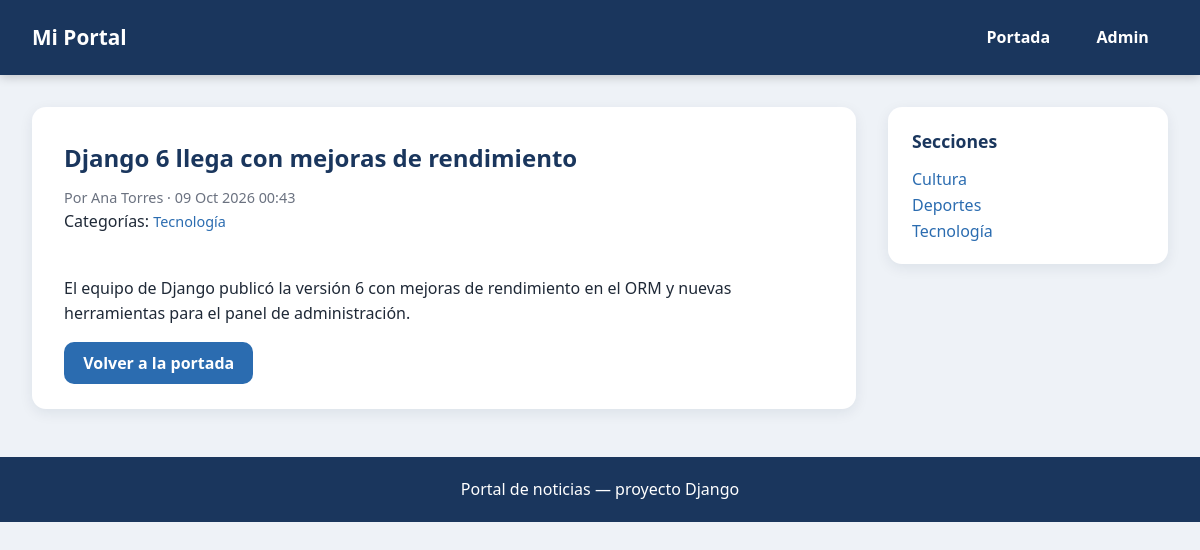
Page /news/article/1/ on the committed database.
### news/models.py (models this page shows, shortened)
class Article(models.Model):
    title = models.CharField(max_length=200)
    slug = models.SlugField(max_length=200, unique=True)
    summary = models.TextField(help_text='Short excerpt shown on cards.')
    body = models.TextField()
    featured_image = models.ImageField(upload_to='articles/', null=True, blank=True)
    published_date = models.DateTimeField(default=timezone.now)
    is_published = models.BooleanField(default=True)
    author = models.ForeignKey(
        Author,
        on_delete=models.SET_NULL,
        null=True,
        blank=True,
        related_name='articles',
    )
    categories = models.ManyToManyField(Category, related_name='articles', blank=True)
    created_at = models.DateTimeField(auto_now_add=True)
    updated_at = models.DateTimeField(auto_now=True)
    class Meta:
        ordering = ['-published_date']
        verbose_name = 'article'
        verbose_name_plural = 'articles'

class Author(models.Model):
    first_name = models.CharField(max_length=100)
    last_name = models.CharField(max_length=100)
    email = models.EmailField(unique=True)
    bio = models.TextField(blank=True)
    photo = models.ImageField(upload_to='authors/', null=True, blank=True)
    class Meta:
        ordering = ['last_name', 'first_name']
        verbose_name = 'author'
        verbose_name_plural = 'authors'
    def __str__(self):
        return f'{self.first_name} {self.last_name}'

class Category(models.Model):
    name = models.CharField(max_length=100, unique=True)
    slug = models.SlugField(max_length=100, unique=True)
    description = models.TextField(blank=True)
    class Meta:
        ordering = ['name']
        verbose_name = 'category'
        verbose_name_plural = 'categories'

### news/views.py (the view)
# urls.py: path('article/<int:pk>/', views.article_detail, name='article-detail'),
def article_detail(request, pk):
    article = get_object_or_404(
        Article.objects.select_related('author').prefetch_related('categories'),
        pk=pk,
        is_published=True,
    )
    return render(request, 'news/article_detail.html', {
        'article': article,
        'categories': _sidebar_categories(),
    })

### news/views.py (called while the page is built)
def _sidebar_categories():
    return Category.objects.all()

### news/templates/news/article_detail.html (shortened to what this page needs)
{% extends "news/base.html" %}
{% block content %}
<article class="news-detail">
    <h1>{{ article.title }}</h1>
    <p class="news-card-meta">
        {% if article.author %}Por {{ article.author }} · {% endif %}{{ article.published_date|date:"d M Y H:i" }}
    </p>
    <p class="news-card-tags">
        Categorías:
        {% for category in article.categories.all %}
        <a href="{% url 'news:category-list' category.pk %}">{{ category.name }}</a>{% if not forloop.last %}, {% endif %}
        {% empty %}
        Sin categoría.
        {% endfor %}
    </p>
    <div class="news-detail-body">
        {{ article.body }}
    </div>
    <p><a class="news-btn" href="{% url 'news:frontpage' %}">Volver a la portada</a></p>
</article>
{% endblock %}

### news/templates/news/base.html (shortened to what this page needs)
{% load static %}
<!DOCTYPE html>
<html lang="es">
<head>
    <link rel="stylesheet" href="{% static 'news/css/portal.css' %}">
</head>
<body>
    <header class="portal-header">
        <div class="portal-container portal-header-inner">
            <a class="portal-logo" href="{% url 'news:frontpage' %}">Mi Portal</a>
            <nav class="portal-nav">
                <a href="{% url 'news:frontpage' %}">Portada</a>
                <a href="/admin/">Admin</a>
            </nav>
        </div>
    </header>
    <div class="portal-container portal-layout">
        <main class="portal-main">
            {% block content %}{% endblock %}
        </main>
        <aside class="portal-sidebar">
            {% block sidebar %}
            <section class="sidebar-box">
                <h2>Secciones</h2>
                <ul>
                    {% for category in categories %}
                    <li><a href="{% url 'news:category-list' category.pk %}">{{ category.name }}</a></li>
                    {% empty %}
                    <li>Sin secciones.</li>
                    {% endfor %}
                </ul>
            </section>
            {% endblock %}
        </aside>
    </div>
    <footer class="portal-footer">
        <div class="portal-container">
            <p>Portal de noticias — proyecto Django</p>
        </div>
    </footer>
</body>
</html>

### news/static/news/css/portal.css (style rules this page uses)
:root { --navy: #1a365d; --accent: #2b6cb0; --accent-hover: #2c5282; --bg: #eef2f7; --card: #ffffff; --text: #1f2937; --muted: #6b7280; --radius: 14px; --shadow: 0 4px 14px rgba(15, 35, 70, 0.08); }
* { margin: 0; padding: 0; box-sizing: border-box; }
body { font-family: 'Segoe UI', system-ui, -apple-system, Arial, sans-serif; background: var(--bg); color: var(--text); line-height: 1.6; }
.portal-container { max-width: 1200px; margin: 0 auto; padding: 0 2rem; }
.portal-header { background: var(--navy); box-shadow: 0 2px 10px rgba(0, 0, 0, 0.2); }
.portal-header-inner { display: flex; justify-content: space-between; align-items: center; padding-top: 1rem; padding-bottom: 1rem; }
.portal-logo { color: #fff; font-weight: 800; font-size: 1.3rem; text-decoration: none; }
.portal-nav { display: flex; gap: 0.5rem; }
.portal-nav a { color: #fff; text-decoration: none; font-weight: 600; padding: 0.55rem 1.2rem; border-radius: 8px; transition: background-color 0.2s ease; }
.portal-layout { display: grid; grid-template-columns: 1fr 280px; gap: 2rem; padding-top: 2rem; padding-bottom: 2rem; }
.sidebar-box { background: var(--card); border-radius: var(--radius); box-shadow: var(--shadow); padding: 1.25rem 1.5rem; }
.sidebar-box h2 { font-size: 1.1rem; color: var(--navy); margin-bottom: 0.75rem; }
.sidebar-box ul { list-style: none; }
.sidebar-box a { color: var(--accent); text-decoration: none; }
.news-card-meta { color: var(--muted); font-size: 0.9rem; }
.news-card-tags a { color: var(--accent); font-size: 0.9rem; text-decoration: none; }
.news-btn { align-self: flex-start; margin-top: auto; background: var(--accent); color: #fff; text-decoration: none; font-weight: 600; padding: 0.6rem 1.2rem; border-radius: 10px; }
.news-detail { background: var(--card); border-radius: var(--radius); box-shadow: var(--shadow); padding: 2rem; }
.news-detail h1 { color: var(--navy); margin-bottom: 0.5rem; }
.news-detail-body { margin: 1rem 0 1.5rem; white-space: pre-line; }
.portal-footer { background: var(--navy); color: #fff; text-align: center; padding: 1.25rem 0; margin-top: 1rem; }

### rows in the picture
Article: title "Django 6 llega con mejoras de rendimiento", author "Ana Torres", published_date "09 Oct 2026 00:43", body "El equipo de Django publicó la versión 6 con mejoras de rendimiento en el ORM y nuevas herramientas para el panel de administración."
Category: name "Tecnología"
Category: name "Cultura"
Category: name "Deportes"
